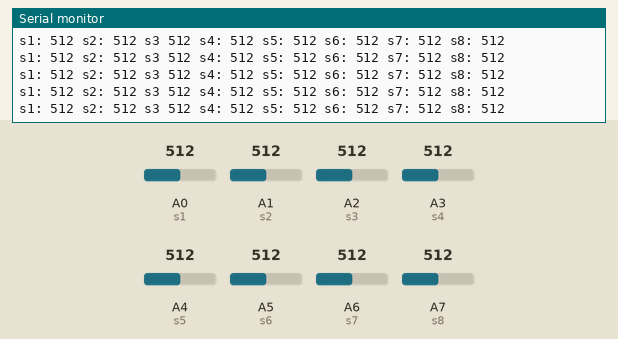
Simulated run of this sketch. Board: Arduino Nano, built with avr-gcc and run on an emulated ATmega328P. On the bench: the last lines printed to the serial monitor. The inputs (shaded band) are chosen by the test bench; at power-on: A0 (s1) = 512, A1 (s2) = 512, A2 (s3) = 512, A3 (s4) = 512, A4 (s5) = 512, A5 (s6) = 512, A6 (s7) = 512, A7 (s8) = 512.

Above: at 1.2 s.
1.3 s: A0 (s1) set to 104
At 1.37 s:
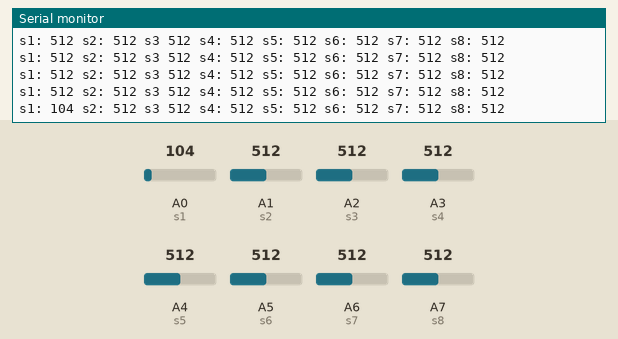
4.3 s: A0 (s1) set to 90
At 4.34 s:
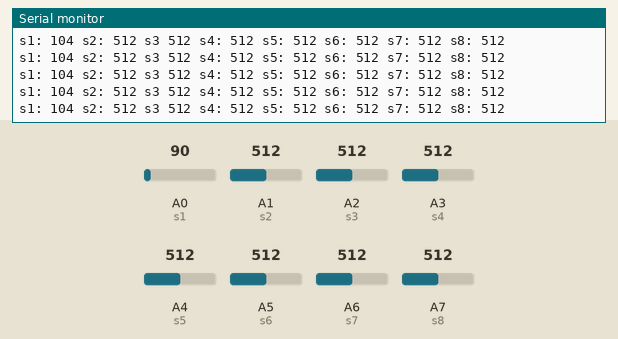
7.3 s: A1 (s2) set to 108
At 7.31 s:
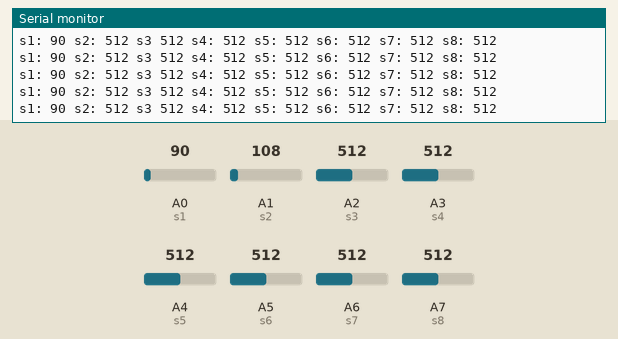
10.3 s: A1 (s2) set to 89
At 10.35 s:
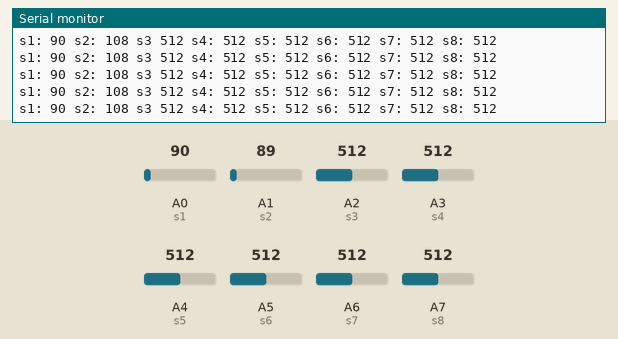
16.3 s: A2 (s3) set to 106
At 16.35 s:
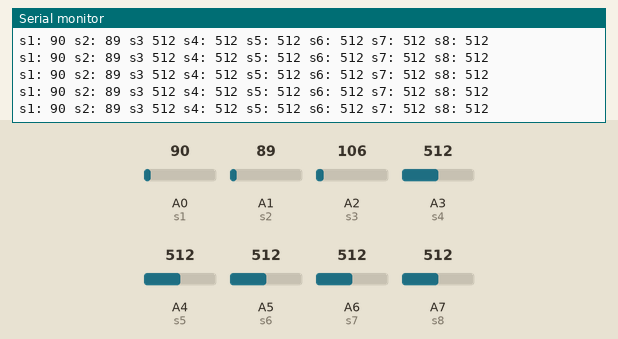
19.3 s: A2 (s3) set to 93
At 19.32 s:
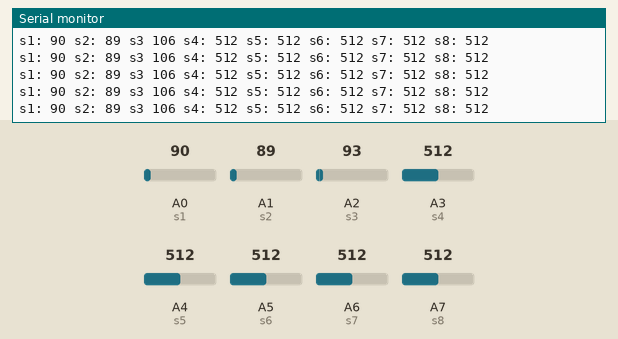
Timing chart, 0 to 22.3 s (numbered marks = the images above; inputs shaded):
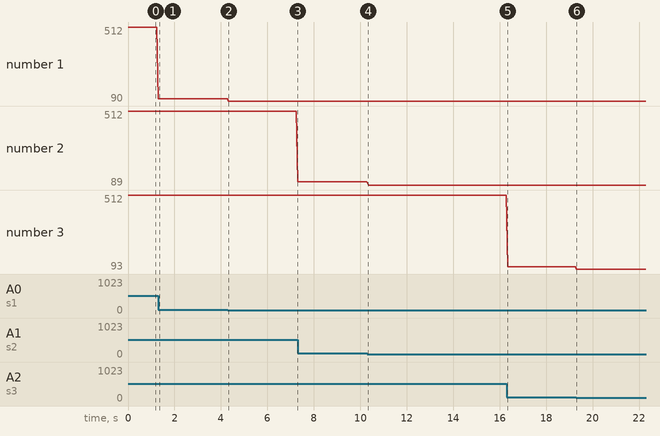

Measured:
- after the input at 1.3 s, the serial monitor: prints a new line at once (image 1)
- plotted number 1: 512 → 104 after the input at 1.3 s, 104 → 90 after the input at 4.3 s
- plotted number 2: 512 → 108 after the input at 7.3 s, 108 → 89 after the input at 10.3 s
- plotted number 3: 512 → 106 after the input at 16.3 s, 106 → 93 after the input at 19.3 s

The sketch:

qtr8a-test.ino
```cpp
int s1 = A0, s2 = A1, s3 = A2, s4 = A3, s5 = A4, s6 = A5, s7 = A6, s8 = A7;
void setup() {
  Serial.begin(9600);

}

void loop() {
  Serial.print("s1: ");
  Serial.print(analogRead(s1));
  Serial.print(" s2: ");
  Serial.print(analogRead(s2));
  Serial.print(" s3 ");
  Serial.print(analogRead(s3));
  Serial.print(" s4: ");
  Serial.print(analogRead(s4));
  Serial.print(" s5: ");
  Serial.print(analogRead(s5));
  Serial.print(" s6: ");
  Serial.print(analogRead(s6));
  Serial.print(" s7: ");
  Serial.print(analogRead(s7));
  Serial.print(" s8: ");
  Serial.println(analogRead(s8));
  delay(70);

}
```
